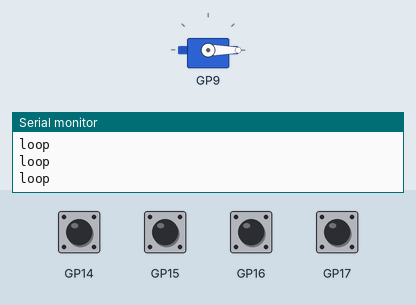
Simulated run of this program. Board: Raspberry Pi Pico. Parts: servo, the last lines printed to the serial monitor. The inputs (shaded band) are chosen by the test bench; at power-on: GP14–17 HIGH.

Above: at 2.8 s.
2.9 s: GP15 pulled LOW for 1.2 s
At 4.0 s:
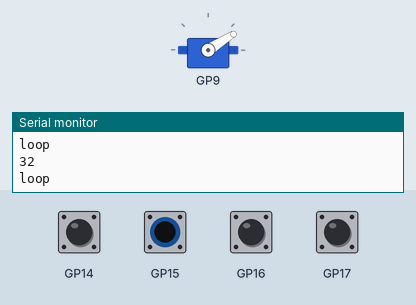
6.5 s: GP17 pulled LOW for 1.2 s
At 7.8 s:
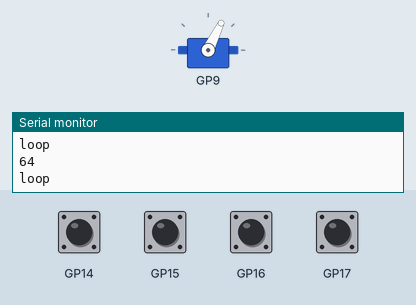
9.5 s: GP14 pulled LOW for 1.2 s
At 11.4 s:
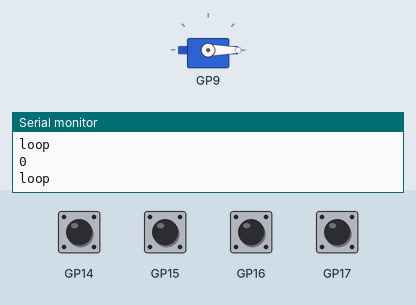
12.5 s: GP16 pulled LOW for 1.2 s
At 13.8 s:
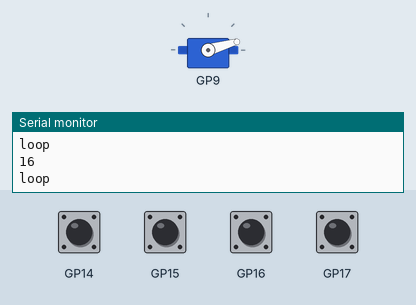
15.5 s: GP14 driven LOW and GP15 driven LOW
At 16.4 s:
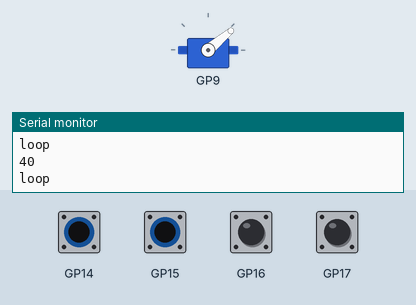
17.5 s: GP17 pulled LOW for 1.2 s
At 18.8 s:
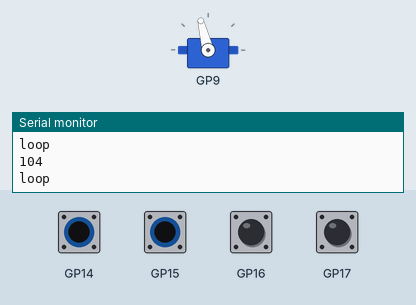
Timing chart, 0 to 20.5 s (numbered marks = the images above; inputs shaded):
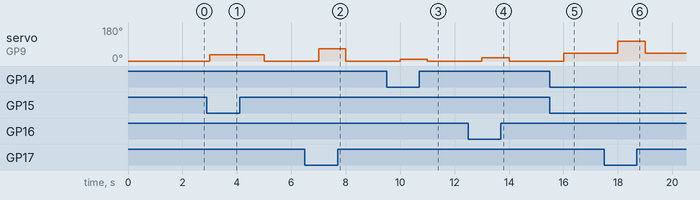

The program:

main.cpp
```cpp
// (licence header left out)
#include "dip_rotary_switch.hpp"
#include "motor_controller.hpp"

MotorController motor_controller(PIN_PWM);
DIPRotarySwitch rotary(PIN_ROTARY_1, //
                       PIN_ROTARY_2,
                       PIN_ROTARY_3,
                       PIN_ROTARY_4,
                       LOW_POLARITY,
                       PULLUP_MODE);

void setup()
{
    Serial.print("setup\n");
    rotary.config_map(0, 15, 0, 120);
}

void loop()
{
    static int previous_speed = -1;
    int speed                 = rotary.get_value();

    if (speed != previous_speed) {
        previous_speed = speed;
        motor_controller.set_speed(speed);
        Serial.println(speed);
    }
    Serial.print("loop\n");

    sleep_ms(1000);
}
```

dip_rotary_switch.hpp
```cpp
// (licence header left out)
#ifndef DIP_ROTARY_SWITCH_HPP
#define DIP_ROTARY_SWITCH_HPP

#include <Arduino.h>

class DIPRotarySwitch {
public:
    DIPRotarySwitch(int pin_1, int pin_2, int pin_3, int pin_4, bool low_polarity = true, bool pullup_mode = true);

    int get_value();
    void config_map(int from_low, int from_high, int to_low, int to_high);

private:
    int _pin_1;
    int _pin_2;
    int _pin_4;
    int _pin_8;
    int _polarity = LOW;

    int _from_low  = 0;
    int _from_high = 15;
    int _to_low    = 0;
    int _to_high   = 100;
};
#endif
```

motor_controller.hpp
```cpp
// (licence header left out)
#ifndef MOTOR_CONTROLLER_HPP
#define MOTOR_CONTROLLER_HPP

#include <Servo.h>

class MotorController {
public:
    MotorController(int pin);

    void set_speed(int speed);

private:
    int index;
    Servo servo;
    const int MIN_PULSE = 900;
    const int MAX_PULSE = 2100;
    const int MIN_ANGLE = 0;
    const int MAX_ANGLE = 120;
};

#endif // MOTOR_CONTROLLER_HPP
```

dip_rotary_switch.cpp
```cpp
// (licence header left out)
#include "dip_rotary_switch.hpp"

DIPRotarySwitch::DIPRotarySwitch(int pin_1, int pin_2, int pin_3, int pin_4, bool low_polarity, bool pullup_mode)
{
    this->_pin_1 = pin_1;
    this->_pin_2 = pin_2;
    this->_pin_4 = pin_3;
    this->_pin_8 = pin_4;
    if (true == pullup_mode) {
        pinMode(this->_pin_1, INPUT_PULLUP);
        pinMode(this->_pin_2, INPUT_PULLUP);
        pinMode(this->_pin_4, INPUT_PULLUP);
        pinMode(this->_pin_8, INPUT_PULLUP);
    } else {
        pinMode(this->_pin_1, INPUT_PULLDOWN);
        pinMode(this->_pin_2, INPUT_PULLDOWN);
        pinMode(this->_pin_4, INPUT_PULLDOWN);
        pinMode(this->_pin_8, INPUT_PULLDOWN);
    }
    if (true == low_polarity) {
        this->_polarity = LOW;
    } else {
        this->_polarity = HIGH;
    }
}
int DIPRotarySwitch::get_value()
{
    int bin_1 = (digitalRead(this->_pin_1) == this->_polarity) ? 1 : 0;
    int bin_2 = (digitalRead(this->_pin_2) == this->_polarity) ? 1 : 0;
    int bin_4 = (digitalRead(this->_pin_4) == this->_polarity) ? 1 : 0;
    int bin_8 = (digitalRead(this->_pin_8) == this->_polarity) ? 1 : 0;
    return map(bin_1 + bin_2 * 2 + bin_4 * 4 + bin_8 * 8, //
               this->_from_low,
               this->_from_high,
               this->_to_low,
               this->_to_high);
}

void DIPRotarySwitch::config_map(int from_low, int from_high, int to_low, int to_high)
{
    this->_from_low  = from_low;
    this->_from_high = from_high;
    this->_to_low    = to_low;
    this->_to_high   = to_high;
}
```

motor_controller.cpp
```cpp
// (licence header left out)
#include "motor_controller.hpp"

MotorController::MotorController(int pin)
{
    this->index = this->servo.attach(pin, this->MIN_PULSE, this->MAX_PULSE);
}

void MotorController::set_speed(int speed)
{
    if (speed < this->MIN_ANGLE) {
        speed = this->MIN_ANGLE;
    } else if (speed > this->MAX_ANGLE) {
        speed = this->MAX_ANGLE;
    }
    this->servo.write(speed);
}

// なんか、900～2100+7usec以上という感じで、7usecで堕ちるタイミングを図っている感じ。
// SG 90はPWMで20ms中、0.5～2.4msのパルスを送ることで、0～180度の角度を指定できる。
// Miuzei MS18は、PWMで20ms中、0.9～2.1msのパルスを送ることで、0～180度の角度を指定できる。
```

Measured:
- after the input at 2.9 s, servo on GP9: 0° → 32° after 0.10 s, → 0° 2.0 s later
- after the input at 6.5 s, servo on GP9: 0° → 64° after 0.50 s, → 0° 1.0 s later
- after the input at 9.5 s, servo on GP9: 0° → 8° after 0.50 s, → 0° 1.0 s later
- after the input at 12.5 s, servo on GP9: 0° → 16° after 0.50 s, → 0° 1.0 s later
- after the input at 15.5 s, servo on GP9: 0° → 40° after 0.50 s
- after the input at 17.5 s, servo on GP9: 40° → 104° after 0.50 s, → 40° 1.0 s later
